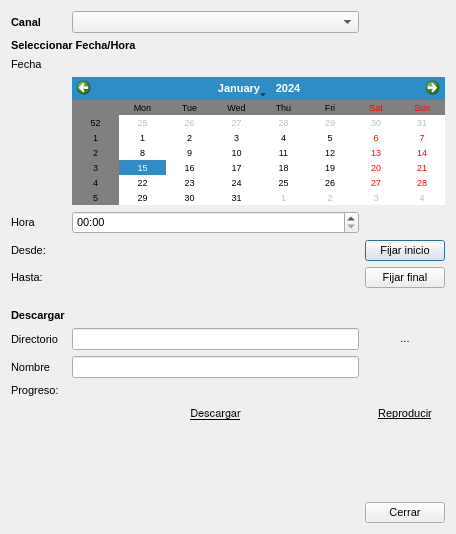
<?xml version="1.0" encoding="UTF-8"?>
<ui version="4.0">
 <class>DVRNVRPlaybackDialog</class>
 <widget class="QDialog" name="DVRNVRPlaybackDialog">
  <property name="geometry">
   <rect>
    <x>0</x>
    <y>0</y>
    <width>456</width>
    <height>534</height>
   </rect>
  </property>
  <property name="font">
   <font>
    <family>Ubuntu</family>
    <pointsize>8</pointsize>
   </font>
  </property>
  <property name="windowTitle">
   <string>DVR/NVR Playback</string>
  </property>
  <property name="autoFillBackground">
   <bool>false</bool>
  </property>
  <property name="styleSheet">
   <string notr="true"/>
  </property>
  <layout class="QGridLayout" name="gridLayout">
   <item row="17" column="2">
    <spacer name="verticalSpacer">
     <property name="orientation">
      <enum>Qt::Vertical</enum>
     </property>
     <property name="sizeHint" stdset="0">
      <size>
       <width>20</width>
       <height>40</height>
      </size>
     </property>
    </spacer>
   </item>
   <item row="13" column="0">
    <widget class="QLabel" name="d_label4">
     <property name="maximumSize">
      <size>
       <width>80</width>
       <height>16777215</height>
      </size>
     </property>
     <property name="text">
      <string>Progreso:</string>
     </property>
    </widget>
   </item>
   <item row="8" column="0">
    <widget class="QLabel" name="label_6">
     <property name="text">
      <string>Hasta:</string>
     </property>
    </widget>
   </item>
   <item row="5" column="1">
    <widget class="QTimeEdit" name="timeedit">
     <property name="displayFormat">
      <string>HH:mm</string>
     </property>
     <property name="calendarPopup">
      <bool>false</bool>
     </property>
    </widget>
   </item>
   <item row="7" column="0">
    <widget class="QLabel" name="label">
     <property name="text">
      <string>Desde:</string>
     </property>
    </widget>
   </item>
   <item row="7" column="2">
    <widget class="QPushButton" name="setinittime">
     <property name="maximumSize">
      <size>
       <width>100</width>
       <height>16777215</height>
      </size>
     </property>
     <property name="font">
      <font>
       <underline>false</underline>
      </font>
     </property>
     <property name="text">
      <string>Fijar inicio</string>
     </property>
    </widget>
   </item>
   <item row="11" column="2">
    <widget class="QPushButton" name="selectdir">
     <property name="text">
      <string>...</string>
     </property>
     <property name="flat">
      <bool>true</bool>
     </property>
    </widget>
   </item>
   <item row="0" column="1">
    <widget class="QComboBox" name="selectChannel"/>
   </item>
   <item row="13" column="1">
    <widget class="QLabel" name="download_progress">
     <property name="text">
      <string/>
     </property>
    </widget>
   </item>
   <item row="8" column="1">
    <widget class="QLabel" name="endtime">
     <property name="text">
      <string/>
     </property>
    </widget>
   </item>
   <item row="12" column="0">
    <widget class="QLabel" name="label_4">
     <property name="text">
      <string>Nombre</string>
     </property>
    </widget>
   </item>
   <item row="7" column="1">
    <widget class="QLabel" name="inittime">
     <property name="text">
      <string/>
     </property>
    </widget>
   </item>
   <item row="11" column="1">
    <widget class="QLineEdit" name="dir">
     <property name="text">
      <string/>
     </property>
     <property name="readOnly">
      <bool>true</bool>
     </property>
    </widget>
   </item>
   <item row="5" column="0">
    <widget class="QLabel" name="label_8">
     <property name="text">
      <string>Hora</string>
     </property>
    </widget>
   </item>
   <item row="11" column="0">
    <widget class="QLabel" name="label_3">
     <property name="text">
      <string>Directorio</string>
     </property>
    </widget>
   </item>
   <item row="1" column="0" colspan="2">
    <widget class="QLabel" name="label_5">
     <property name="font">
      <font>
       <pointsize>8</pointsize>
       <weight>75</weight>
       <bold>true</bold>
      </font>
     </property>
     <property name="text">
      <string>Seleccionar Fecha/Hora</string>
     </property>
    </widget>
   </item>
   <item row="14" column="1">
    <widget class="QPushButton" name="download_button">
     <property name="minimumSize">
      <size>
       <width>22</width>
       <height>22</height>
      </size>
     </property>
     <property name="maximumSize">
      <size>
       <width>524645</width>
       <height>546456</height>
      </size>
     </property>
     <property name="font">
      <font>
       <family>Nimbus Sans L</family>
       <weight>50</weight>
       <bold>false</bold>
       <underline>true</underline>
      </font>
     </property>
     <property name="text">
      <string>Descargar</string>
     </property>
     <property name="flat">
      <bool>true</bool>
     </property>
    </widget>
   </item>
   <item row="12" column="1">
    <widget class="QLineEdit" name="name"/>
   </item>
   <item row="2" column="0" colspan="2">
    <widget class="QLabel" name="label_7">
     <property name="text">
      <string>Fecha</string>
     </property>
    </widget>
   </item>
   <item row="3" column="1" rowspan="2" colspan="2">
    <widget class="QCalendarWidget" name="dateedit">
     <property name="font">
      <font>
       <pointsize>7</pointsize>
      </font>
     </property>
     <property name="styleSheet">
      <string notr="true">
/* header row */
QCalendarWidget QWidget { alternate-background-color: rgb(128, 128, 128); }
</string>
     </property>
     <property name="gridVisible">
      <bool>false</bool>
     </property>
     <property name="navigationBarVisible">
      <bool>true</bool>
     </property>
     <property name="dateEditEnabled">
      <bool>true</bool>
     </property>
    </widget>
   </item>
   <item row="18" column="2">
    <widget class="QPushButton" name="closebutton">
     <property name="text">
      <string>Cerrar</string>
     </property>
    </widget>
   </item>
   <item row="9" column="0" colspan="2">
    <widget class="QLabel" name="timeError">
     <property name="font">
      <font>
       <pointsize>6</pointsize>
      </font>
     </property>
     <property name="text">
      <string/>
     </property>
    </widget>
   </item>
   <item row="8" column="2">
    <widget class="QPushButton" name="setendtime">
     <property name="maximumSize">
      <size>
       <width>100</width>
       <height>16777215</height>
      </size>
     </property>
     <property name="text">
      <string>Fijar final</string>
     </property>
    </widget>
   </item>
   <item row="10" column="0">
    <widget class="QLabel" name="d_label1">
     <property name="font">
      <font>
       <weight>75</weight>
       <bold>true</bold>
      </font>
     </property>
     <property name="text">
      <string>Descargar</string>
     </property>
    </widget>
   </item>
   <item row="0" column="0">
    <widget class="QLabel" name="label_2">
     <property name="font">
      <font>
       <weight>75</weight>
       <bold>true</bold>
      </font>
     </property>
     <property name="text">
      <string>Canal</string>
     </property>
    </widget>
   </item>
   <item row="14" column="2">
    <widget class="QPushButton" name="play_button">
     <property name="font">
      <font>
       <underline>true</underline>
      </font>
     </property>
     <property name="mouseTracking">
      <bool>false</bool>
     </property>
     <property name="text">
      <string>Reproducir</string>
     </property>
     <property name="flat">
      <bool>true</bool>
     </property>
    </widget>
   </item>
  </layout>
 </widget>
 <resources/>
 <connections/>
</ui>
